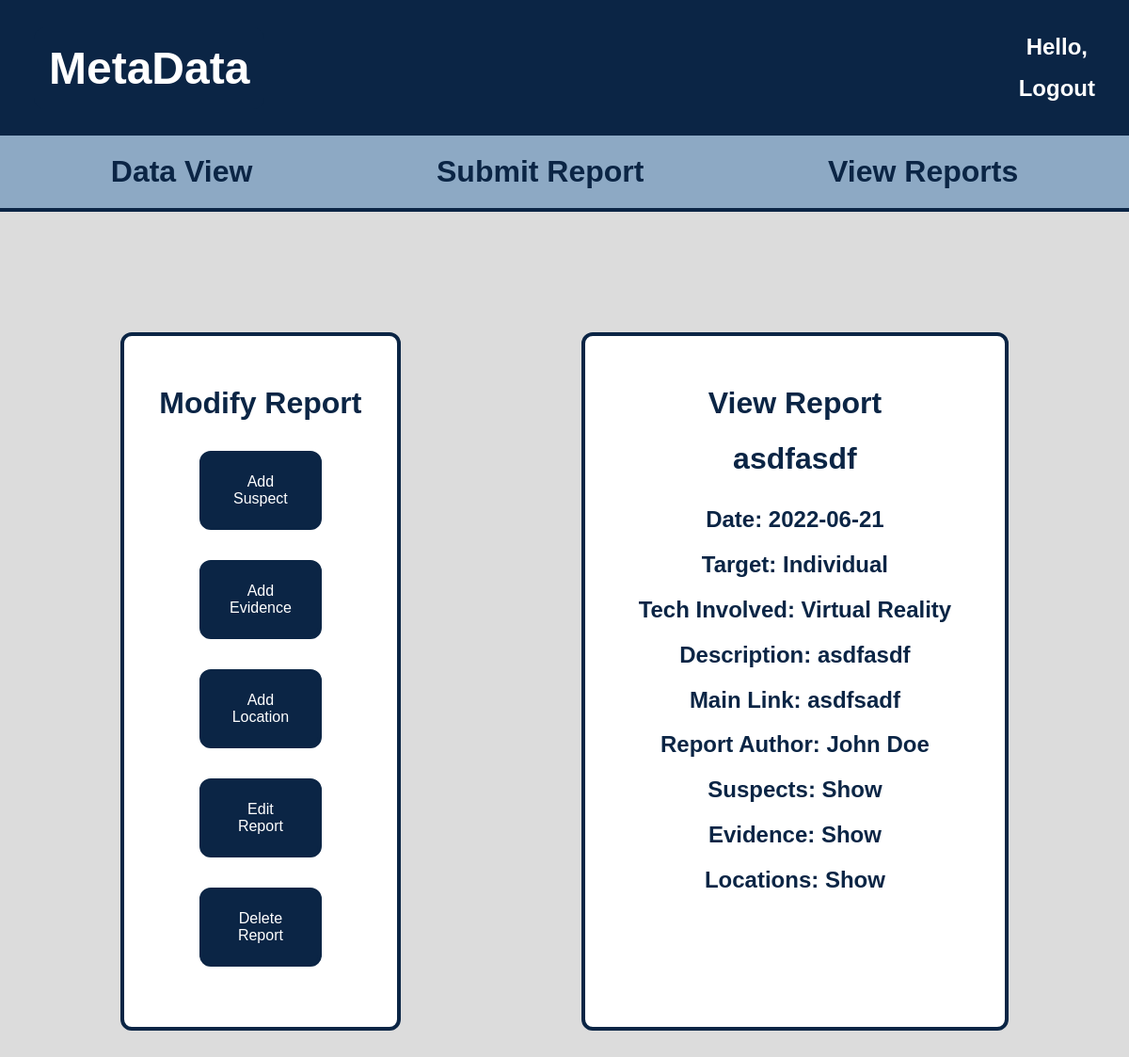
/MetaApp/viewdetail/6747116, run on the app's committed database.
### MetaApp/models.py (models this page shows, shortened)
class ReportModel(models.Model):
    eventname = models.CharField(max_length=100)
    date = models.CharField(max_length=100)
    target = models.CharField(max_length=100, choices=TARGETS)
    techinvolved = models.ManyToManyField(InvolvedTech)
    description = models.CharField(max_length=2000, default="N/A")
    mainlink = models.CharField(max_length=2000, default="N/A")
    targetother = models.CharField(max_length=200, default="N/A")
    author = models.CharField(max_length=200, default="Superuser")
    relevantlocations = models.ManyToManyField(RelevantLocationModel)
    evidence = models.ManyToManyField(EvidenceModel)
    suspects = models.ManyToManyField(SuspectModel)
    closed = models.BooleanField(default=False)
    cryptoamount = models.DecimalField(default=0, decimal_places=2, max_digits=100)
    reportid = models.IntegerField("ID", default=0000000)
    readabletech = models.CharField(max_length=1000)
    techinvolved.verbose_name = "Tech Involved"
    eventname.verbose_name = "Event Name"
    mainlink.verbose_name = "Main Link"
    targetother.verbose_name = "Other Target"
    cryptoamount.verbose_name = "Crypto Amount"

### MetaApp/views.py (the view)
# urls.py: path("viewdetail/<int:rid>", views.viewdetail, name="viewdetail"),
def viewdetail(request, rid):
    return render (request, "viewdetail.html", {"report":ReportModel.objects.get(reportid=rid)})

### MetaApp/templates/viewdetail.html (shortened to what this page needs)
{%extends "index.html"%}
{%load static%}
    {%block "styles"%}
        <link rel="stylesheet" type="text/css" href="{% static "MetaApp/css/viewdetail.css" %}">
        <link rel="stylesheet" type="text/css" href="{% static "MetaApp/css/base.css" %}">
    {%endblock%}
    {%block "main"%}
        <div id="main">
            <body>
                <div id="report_content">
                    <div id="addbar">
                        <h1>Modify Report</h1>
                        <ul id="modify">
                            <a href="/MetaApp/addsuspect/{{report.reportid}}"><li>Add Suspect</li></a>
                            <a href="/MetaApp/addevidence/{{report.reportid}}"><li>Add Evidence</li></a>
                            <a href="/MetaApp/addlocation/{{report.reportid}}"><li>Add Location</li></a>
                            <a href="/"><li>Edit Report</li></a>
                            <a href="/MetaApp/deletereport/{{report.reportid}}"><li>Delete Report</li></a>
                    </div>
                    <div id="report">
                        <h1>View Report</h1>
                        <h1 id="eventname">{{report.eventname}}</h1>
                        <h2>Date: {{report.date}}</h2>
                        <h2>Target: {{report.target}}</h2>
                        <h2>Tech Involved: {{report.readabletech}}</h2>
                        <h2>Description: {{report.description}}</h2>
                        <h2>Main Link: {{report.mainlink}}</h2>
                        <h2>Report Author: {{report.author}}</h2>
                        <h2>Suspects: <span id="showsus">Show</span></h2>
                        <h2>Evidence: <span id="showev">Show</span></h2>
                        <h2>Locations: <span id="showloc">Show</span></h2>
                    </div>
                </div>
            </body>
        </div>
    {%endblock%}

### MetaApp/static/MetaApp/css/viewdetail.css (style rules this page uses)
#report, #addbar { display: inline-block; background-color: white; border: 4px solid #0B2545; border-radius: 12px; margin: 2rem; color: #0B2545; text-align: center; padding: 2rem; margin: 6rem; }
#eventname { margin-bottom: 2rem; }
#report_content { display: grid; grid: auto-flow / 1fr 2fr; margin: 2rem; }
#modify { list-style: none; margin: 1rem; padding: 0; }
#modify li { padding: 1.25rem 1.75rem; border: 4px solid #0B2545; border-radius: 12px; background-color: #0B2545; color: white; margin: 2rem; }
#modify a { text-decoration: none; }

### MetaApp/static/MetaApp/css/base.css (style rules this page uses)
body { margin: 0; background-color: gainsboro; font-family: sans-serif; }
html, body { margin: 0; height: 100%; }

### data on the page
ReportModel: eventname "asdfasdf", date "2022-06-21", target "Individual", readabletech "Virtual Reality", description "asdfasdf", mainlink "asdfsadf", author "John Doe"
